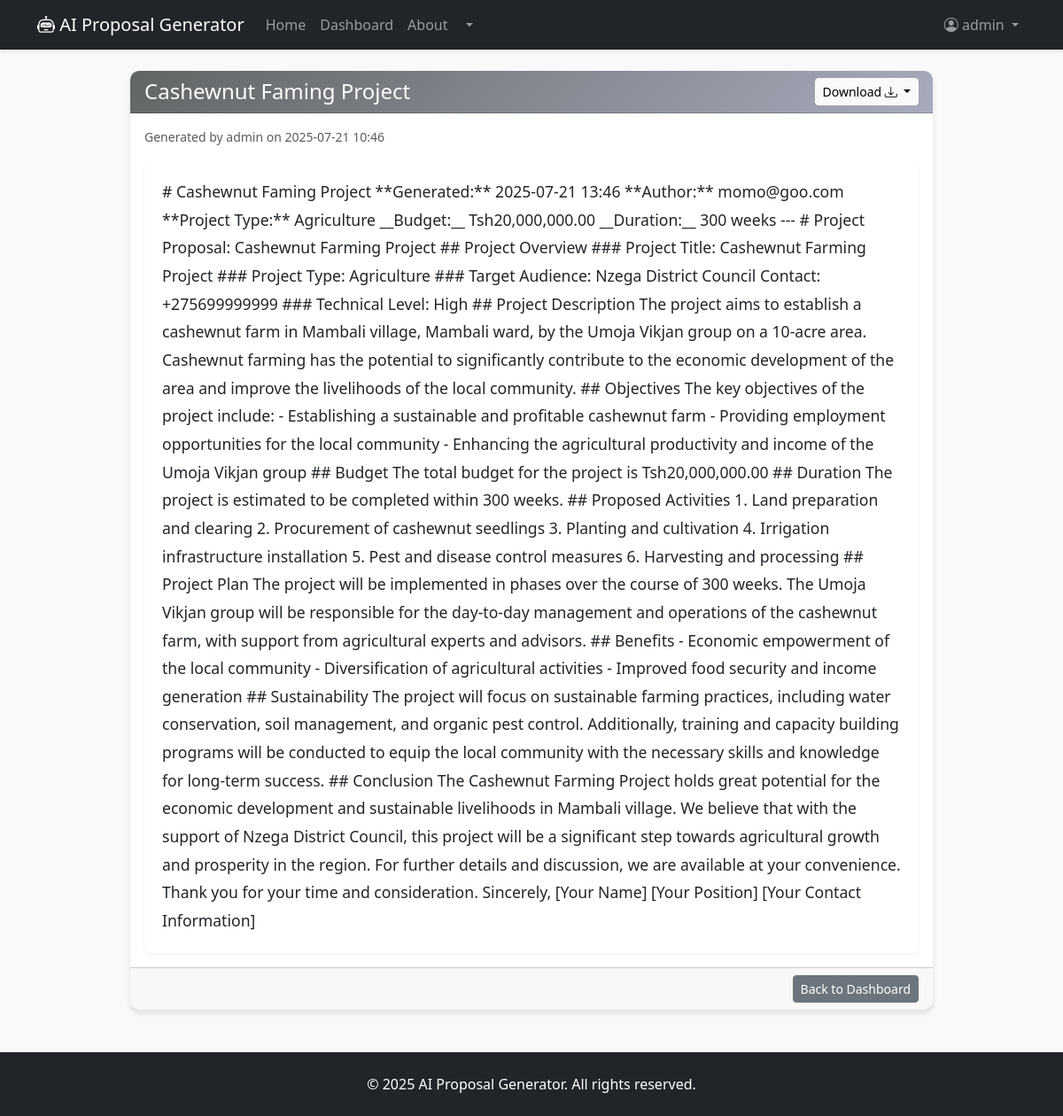
The app's page /proposal/17 (signed in) with its own data.
### app/models.py (models this page shows, shortened)
class User(db.Model, UserMixin):
    id = db.Column(db.Integer, primary_key=True)
    username = db.Column(db.String(20), unique=True, nullable=False)
    email = db.Column(db.String(120), unique=True, nullable=False)
    password_hash = db.Column(db.String(128))
    proposals = db.relationship('Proposal', backref='author', lazy=True)

class Proposal(db.Model):
    id = db.Column(db.Integer, primary_key=True)
    title = db.Column(db.String(100), nullable=False)
    content = db.Column(db.Text, nullable=False)
    project_type = db.Column(db.String(50))
    generated_at = db.Column(db.DateTime, nullable=False, default=datetime.utcnow)
    user_id = db.Column(db.Integer, db.ForeignKey('user.id'), nullable=False)

### app/main/routes.py (the view)
@main_bp.route('/proposal/<int:proposal_id>')
@login_required
def view_proposal(proposal_id):
    proposal = Proposal.query.get_or_404(proposal_id)
    if proposal.user_id != current_user.id:
        flash('You are not authorized to view this proposal.', 'danger')
        return redirect(url_for('main.dashboard'))
    return render_template('main/proposal.html', proposal=proposal, datetime=datetime)

### app/models.py (called while the page is built)
@login_manager.user_loader
def load_user(user_id):
    return User.query.get(int(user_id))

### app/templates/main/proposal.html (shortened to what this page needs)
{% extends "main/base.html" %}
{% block content %}
<div class="container mt-4">
    <div class="row justify-content-center">
        <div class="col-lg-10">
            <div class="card">
                <div class="card-header d-flex justify-content-between align-items-center">
                    <h4 class="mb-0 text-white">{{ proposal.title }}</h4>
                    <div class="btn-group" role="group" aria-label="Download options">
                        <button type="button" class="btn btn-light btn-sm dropdown-toggle" data-bs-toggle="dropdown" aria-expanded="false">
                            Download <i class="bi bi-download"></i>
                        </button>
                    </div>
                </div>
                <div class="card-body">
                    <small class="text-muted d-block mb-3">Generated by {{ proposal.author.username }} on {{ moment(proposal.generated_at).format('YYYY-MM-DD HH:mm') }}</small>
                    <div class="proposal-content">
                        {{ proposal.content | safe }}
                    </div>
                </div>
                <div class="card-footer text-end">
                    <a href="{{ url_for('main.dashboard') }}" class="btn btn-secondary btn-sm">Back to Dashboard</a>
                </div>
            </div>
        </div>
    </div>
</div>
{% endblock %}

### app/templates/main/base.html (shortened to what this page needs)
<!DOCTYPE html>
<html lang="en">
<head>
    <link href="https://cdn.jsdelivr.net/npm/bootstrap@5.3.0/dist/css/bootstrap.min.css" rel="stylesheet">
    <link rel="stylesheet" href="https://cdn.jsdelivr.net/npm/bootstrap-icons@1.10.0/font/bootstrap-icons.css">
    <link rel="stylesheet" href="{{ url_for('static', filename='css/style.css') }}">
</head>
<body>
    <nav class="navbar navbar-expand-lg navbar-dark bg-dark mb-4">
        <div class="container">
            <a class="navbar-brand" href="{{ url_for('main.index') }}">
                <i class="bi bi-robot"></i> AI Proposal Generator
            </a>
            <div class="collapse navbar-collapse" id="navbarNav">
                <ul class="navbar-nav me-auto">
                    <li class="nav-item">
                        <a class="nav-link" href="{{ url_for('main.index') }}">Home</a>
                    </li>
                    <li class="nav-item">
                        <a class="nav-link" href="{{ url_for('main.dashboard') }}">Dashboard</a>
                    </li>
                    <li class="nav-item">
                        <a class="nav-link" href="{{ url_for('main.about') }}">About</a>
                    </li>
                    <li class="nav-item dropdown">
                        <a class="nav-link dropdown-toggle" href="#" data-bs-toggle="dropdown">
                        </a>
                    </li>
                </ul>
                <ul class="navbar-nav">
                    {% if current_user.is_authenticated %}
                    <li class="nav-item dropdown">
                        <a class="nav-link dropdown-toggle" href="#" id="navbarDropdown" role="button" data-bs-toggle="dropdown" aria-expanded="false">
                            <i class="bi bi-person-circle"></i> {{ current_user.username }}
                        </a>
                    </li>
                    {% endif %}
                </ul>
            </div>
        </div>
    </nav>
    <main class="container mb-5">
        {% block content %}{% endblock %}
    </main>
    <footer class="bg-dark text-white py-4 mt-5">
        <div class="container text-center">
            <p class="mb-0">&copy; {{ now.year }} AI Proposal Generator. All rights reserved.</p>
        </div>
    </footer>
</body>
</html>

### app/static/CSS/style.css (style rules this page uses)
body { font-family: 'Segoe UI', Tahoma, Geneva, Verdana, sans-serif; background-color: #f8f9fa; color: #212529; }
.navbar { box-shadow: 0 2px 4px rgba(0,0,0,.1); }
.card { border: none; border-radius: 10px; box-shadow: 0 4px 6px rgba(0,0,0,.1); transition: transform 0.3s ease; }
.card-header { border-radius: 10px 10px 0 0 !important; background: linear-gradient(135deg, #616565 0%, #a7abbc 100%); //background: linear-gradient(135deg, #667eea 0%, #764ba2 100%); color: white; }
.proposal-content { line-height: 1.8; font-size: 1.1rem; padding: 20px; background-color: #ffffff; border-radius: 8px; box-shadow: 0 2px 4px rgba(0,0,0,.05); }

### records on screen
User: username "admin", author.username "admin"
Proposal: title "Cashewnut Faming Project", generated_at "2025-07-21 10:46", content "# Cashewnut Faming Project **Generated:** 2025-07-21 13:46 **Author:** momo@goo.com **Project Type:** Agriculture __Budget:__ Tsh20,000,000.00 __Duration:__ 300 weeks --- # Project Proposal: Cashewnut Farming Project ## Project Overview ### Project Title: Cashewnut Farming Project ### Project Type: Agriculture ### Target Audience: Nzega District Council Contact: +275699999999 ### Technical Level: High ## Project Description The project aims to establish a cashewnut farm in Mambali village, Mambali ward, by the Umoja Vikjan group on a 10-acre area. Cashewnut farming has the potential to significantly contribute to the economic development of the area and improve the livelihoods of the local…"
